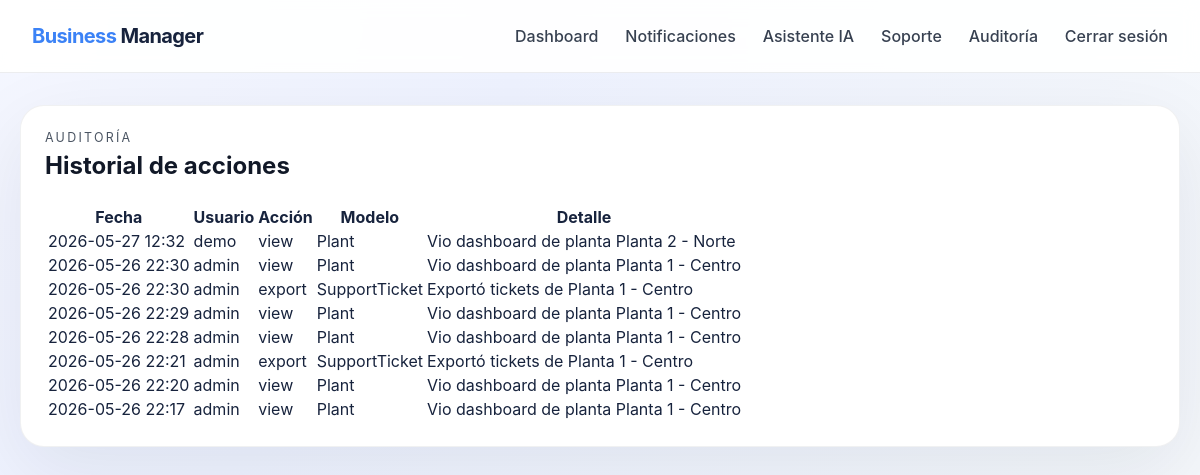
The app's page /audit (signed in) with its own data.
### models.py (models this page shows)
class AuditLog(Base):
    __tablename__ = 'audit_logs'
    id = Column(Integer, primary_key=True, index=True)
    user_id = Column(Integer, ForeignKey('users.id'))
    action = Column(String, nullable=False)
    model_name = Column(String, nullable=False)
    target_id = Column(String, nullable=True)
    details = Column(Text, nullable=True)
    timestamp = Column(DateTime, default=datetime.utcnow)
    user = relationship('User', back_populates='audits')

class User(Base):
    __tablename__ = 'users'
    id = Column(Integer, primary_key=True, index=True)
    username = Column(String, unique=True, nullable=False, index=True)
    password_hash = Column(String, nullable=False)
    role = Column(String, nullable=False, default='staff')
    created_at = Column(DateTime, default=datetime.utcnow)
    audits = relationship('AuditLog', back_populates='user')
    employee_profile = relationship('Employee', back_populates='account', uselist=False)
    notifications = relationship('Notification', back_populates='recipient')
    support_tickets = relationship('SupportTicket', back_populates='user')
    failed_login_attempts = Column(Integer, default=0)
    last_failed_login_at = Column(DateTime, nullable=True)
    locked_until = Column(DateTime, nullable=True)
    mfa_enabled = Column(Boolean, default=False)
    mfa_secret = Column(String, nullable=True)

### main.py (the view)
@app.get("/audit", response_class=HTMLResponse)
def read_audit(request: Request, db: Session = Depends(get_db)):
    current_user = require_login(request, db)
    if isinstance(current_user, RedirectResponse):
        return current_user
    require_roles(current_user, ["admin"])
    logs = db.query(AuditLog).order_by(AuditLog.timestamp.desc()).limit(200).all()
    return templates.TemplateResponse(request, "audit.html", {"request": request, "current_user": current_user, "logs": logs})

### templates/audit.html (shortened to what this page needs)
<!DOCTYPE html>
<html lang="es">
<head>
    <link rel="stylesheet" href="{{ url_for('static', path='style.css') }}">
</head>
<body>
    <header class="topbar">
        <div class="brand"><span class="brand-highlight">Business</span> Manager</div>
        <nav>
            <a href="/">Dashboard</a>
            <a href="/notifications">Notificaciones</a>
            <a href="/assistant">Asistente IA</a>
            <a href="/support">Soporte</a>
            <a href="/audit">Auditoría</a>
            <a href="/logout">Cerrar sesión</a>
        </nav>
    </header>
    <main class="page-grid page-wide">
        <section class="panel list-panel">
            <div class="panel-header">
                <div>
                    <p class="eyebrow">Auditoría</p>
                    <h1>Historial de acciones</h1>
                </div>
            </div>
            <div class="table-wrapper">
                <table>
                    <thead>
                        <tr>
                            <th>Fecha</th>
                            <th>Usuario</th>
                            <th>Acción</th>
                            <th>Modelo</th>
                            <th>Detalle</th>
                        </tr>
                    </thead>
                    <tbody>
                        {% for log in logs %}
                        <tr>
                            <td>{{ log.timestamp.strftime('%Y-%m-%d %H:%M') }}</td>
                            <td>{{ log.user.username if log.user else 'Desconocido' }}</td>
                            <td>{{ log.action }}</td>
                            <td>{{ log.model_name }}</td>
                            <td>{{ log.details }}</td>
                        </tr>
                        {% endfor %}
                    </tbody>
                </table>
            </div>
        </section>
    </main>
</body>
</html>

### static/style.css (style rules this page uses)
* { box-sizing: border-box; }
body { margin: 0; font-family: Inter, system-ui, -apple-system, BlinkMacSystemFont, 'Segoe UI', sans-serif; background: radial-gradient(circle at top left, #f5f7ff 0%, #eef2ff 40%, #f4f7fb 100%); color: #17233d; }
.topbar { display: flex; justify-content: space-between; align-items: center; padding: 24px 32px; background: rgba(255, 255, 255, 0.92); backdrop-filter: blur(10px); border-bottom: 1px solid rgba(20, 30, 60, 0.08); position: sticky; top: 0; z-index: 10; }
.brand { font-size: 1.25rem; font-weight: 700; letter-spacing: -0.03em; }
.brand-highlight { color: #3b82f6; }
nav a { margin-left: 1.4rem; text-decoration: none; color: #374151; font-weight: 500; }
.page-grid { width: min(1180px, calc(100% - 40px)); margin: 32px auto; display: grid; gap: 24px; }
.page-wide { grid-template-columns: 1fr; }
.panel { background: rgba(255, 255, 255, 0.96); border: 1px solid rgba(15, 23, 42, 0.06); border-radius: 24px; padding: 28px; box-shadow: 0 24px 80px rgba(15, 23, 42, 0.08); }
.panel-header, .card-header { display: flex; align-items: center; justify-content: space-between; gap: 16px; margin-bottom: 24px; }
.eyebrow { margin: 0 0 6px; text-transform: uppercase; letter-spacing: 0.18em; color: #4b5563; font-size: 0.78rem; }
h1, h2 { margin: 0; color: #111827; }
.card, .form-card, .preview-card, .list-panel { border-radius: 24px; padding: 24px; background: #ffffff; }

### records on screen
AuditLog: timestamp "2026-05-27 12:32", user "demo", action "view", model_name "Plant", details "Vio dashboard de planta Planta 2 - Norte"
AuditLog: timestamp "2026-05-26 22:30", user "admin", action "view", model_name "Plant", details "Vio dashboard de planta Planta 1 - Centro"
AuditLog: timestamp "2026-05-26 22:30", user "admin", action "export", model_name "SupportTicket", details "Exportó tickets de Planta 1 - Centro"
AuditLog: timestamp "2026-05-26 22:29", user "admin", action "view", model_name "Plant", details "Vio dashboard de planta Planta 1 - Centro"
AuditLog: timestamp "2026-05-26 22:28", user "admin", action "view", model_name "Plant", details "Vio dashboard de planta Planta 1 - Centro"
AuditLog: timestamp "2026-05-26 22:21", user "admin", action "export", model_name "SupportTicket", details "Exportó tickets de Planta 1 - Centro"
AuditLog: timestamp "2026-05-26 22:20", user "admin", action "view", model_name "Plant", details "Vio dashboard de planta Planta 1 - Centro"
AuditLog: timestamp "2026-05-26 22:17", user "admin", action "view", model_name "Plant", details "Vio dashboard de planta Planta 1 - Centro"
